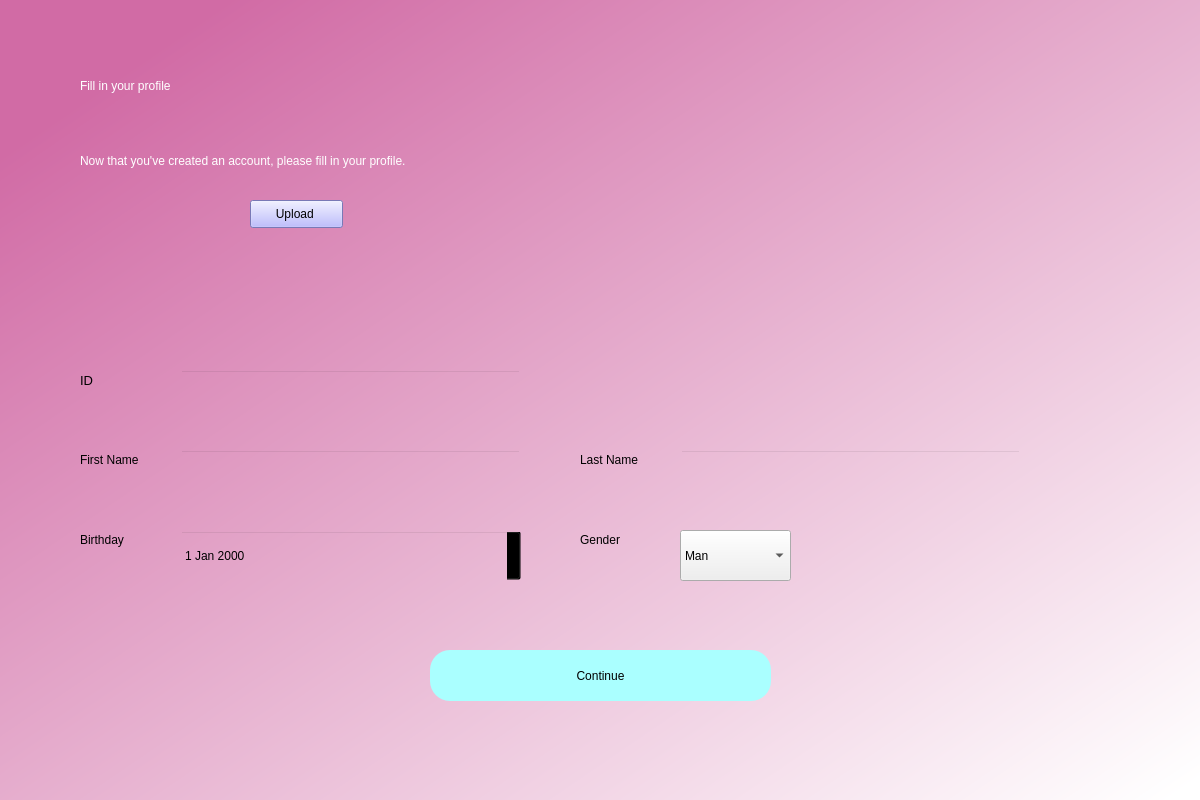
<?xml version="1.0" encoding="UTF-8"?>
<ui version="4.0">
 <class>Dialog</class>
 <widget class="QDialog" name="Dialog">
  <property name="geometry">
   <rect>
    <x>0</x>
    <y>0</y>
    <width>1200</width>
    <height>800</height>
   </rect>
  </property>
  <property name="windowTitle">
   <string>Dialog</string>
  </property>
  <widget class="QWidget" name="bgwidget" native="true">
   <property name="geometry">
    <rect>
     <x>0</x>
     <y>0</y>
     <width>1201</width>
     <height>801</height>
    </rect>
   </property>
   <property name="styleSheet">
    <string notr="true">QWidget#bgwidget{
background-color:qlineargradient(spread:pad, x1:0.091, y1:0.101636, x2:0.991379, y2:0.977, stop:0 rgba(209, 107, 165, 255), stop:1 rgba(255, 255, 255, 255));}</string>
   </property>
   <widget class="QLabel" name="label">
    <property name="geometry">
     <rect>
      <x>80</x>
      <y>50</y>
      <width>471</width>
      <height>71</height>
     </rect>
    </property>
    <property name="styleSheet">
     <string notr="true">font: 36pt &quot;MS Shell Dlg 2&quot;; color:rgb(255, 255, 255)</string>
    </property>
    <property name="text">
     <string>Fill in your profile</string>
    </property>
   </widget>
   <widget class="QLabel" name="label_2">
    <property name="geometry">
     <rect>
      <x>80</x>
      <y>140</y>
      <width>761</width>
      <height>41</height>
     </rect>
    </property>
    <property name="styleSheet">
     <string notr="true">font: 16pt &quot;MS Shell Dlg 2&quot;;color:rgb(255, 255, 255)</string>
    </property>
    <property name="text">
     <string>Now that you've created an account, please fill in your profile.</string>
    </property>
   </widget>
   <widget class="QPushButton" name="signup">
    <property name="geometry">
     <rect>
      <x>430</x>
      <y>650</y>
      <width>341</width>
      <height>51</height>
     </rect>
    </property>
    <property name="styleSheet">
     <string notr="true">border-radius:20px;
background-color: rgb(170, 255, 255);
font: 14pt &quot;MS Shell Dlg 2&quot;;</string>
    </property>
    <property name="text">
     <string>Continue</string>
    </property>
   </widget>
   <widget class="QLineEdit" name="username">
    <property name="geometry">
     <rect>
      <x>180</x>
      <y>370</y>
      <width>341</width>
      <height>51</height>
     </rect>
    </property>
    <property name="styleSheet">
     <string notr="true">background-color:rgba(0,0,0,0);
font: 12pt &quot;MS Shell Dlg 2&quot;;</string>
    </property>
   </widget>
   <widget class="QLineEdit" name="firstname">
    <property name="geometry">
     <rect>
      <x>180</x>
      <y>450</y>
      <width>341</width>
      <height>51</height>
     </rect>
    </property>
    <property name="styleSheet">
     <string notr="true">background-color:rgba(0,0,0,0);
font: 12pt &quot;MS Shell Dlg 2&quot;;</string>
    </property>
   </widget>
   <widget class="QLabel" name="lblUsername">
    <property name="geometry">
     <rect>
      <x>80</x>
      <y>370</y>
      <width>81</width>
      <height>20</height>
     </rect>
    </property>
    <property name="font">
     <font>
      <family>MS Shell Dlg 2</family>
      <pointsize>10</pointsize>
      <weight>50</weight>
      <italic>false</italic>
      <bold>false</bold>
     </font>
    </property>
    <property name="styleSheet">
     <string notr="true">font: 10pt &quot;MS Shell Dlg 2&quot;;</string>
    </property>
    <property name="text">
     <string>ID</string>
    </property>
   </widget>
   <widget class="QLabel" name="label_4">
    <property name="geometry">
     <rect>
      <x>80</x>
      <y>450</y>
      <width>81</width>
      <height>20</height>
     </rect>
    </property>
    <property name="styleSheet">
     <string notr="true">font: 10pt &quot;MS Shell Dlg 2&quot;;</string>
    </property>
    <property name="text">
     <string>First Name</string>
    </property>
   </widget>
   <widget class="QLabel" name="error">
    <property name="geometry">
     <rect>
      <x>440</x>
      <y>456</y>
      <width>341</width>
      <height>20</height>
     </rect>
    </property>
    <property name="styleSheet">
     <string notr="true">font: 12pt &quot;MS Shell Dlg 2&quot;; color:red;</string>
    </property>
    <property name="text">
     <string/>
    </property>
   </widget>
   <widget class="QLabel" name="label_5">
    <property name="geometry">
     <rect>
      <x>580</x>
      <y>450</y>
      <width>81</width>
      <height>20</height>
     </rect>
    </property>
    <property name="styleSheet">
     <string notr="true">font: 10pt &quot;MS Shell Dlg 2&quot;;</string>
    </property>
    <property name="text">
     <string>Last Name</string>
    </property>
   </widget>
   <widget class="QLineEdit" name="lastname">
    <property name="geometry">
     <rect>
      <x>680</x>
      <y>450</y>
      <width>341</width>
      <height>51</height>
     </rect>
    </property>
    <property name="styleSheet">
     <string notr="true">background-color:rgba(0,0,0,0);
font: 12pt &quot;MS Shell Dlg 2&quot;;</string>
    </property>
   </widget>
   <widget class="QDateEdit" name="birthday">
    <property name="geometry">
     <rect>
      <x>180</x>
      <y>530</y>
      <width>341</width>
      <height>51</height>
     </rect>
    </property>
    <property name="styleSheet">
     <string notr="true">background-color:rgba(0,0,0,0);
font: 12pt &quot;MS Shell Dlg 2&quot;;</string>
    </property>
   </widget>
   <widget class="QLabel" name="label_6">
    <property name="geometry">
     <rect>
      <x>80</x>
      <y>530</y>
      <width>81</width>
      <height>20</height>
     </rect>
    </property>
    <property name="styleSheet">
     <string notr="true">font: 10pt &quot;MS Shell Dlg 2&quot;;</string>
    </property>
    <property name="text">
     <string>Birthday</string>
    </property>
   </widget>
   <widget class="QLabel" name="image">
    <property name="geometry">
     <rect>
      <x>80</x>
      <y>190</y>
      <width>151</width>
      <height>141</height>
     </rect>
    </property>
    <property name="styleSheet">
     <string notr="true">border-radius:50%;</string>
    </property>
    <property name="text">
     <string/>
    </property>
    <property name="scaledContents">
     <bool>true</bool>
    </property>
   </widget>
   <widget class="QPushButton" name="pushButton">
    <property name="geometry">
     <rect>
      <x>250</x>
      <y>200</y>
      <width>93</width>
      <height>28</height>
     </rect>
    </property>
    <property name="styleSheet">
     <string notr="true">border-color: rgb(85, 0, 255);
background-color: rgb(170, 170, 255);</string>
    </property>
    <property name="text">
     <string>Upload </string>
    </property>
   </widget>
   <widget class="QComboBox" name="comboBox">
    <property name="geometry">
     <rect>
      <x>680</x>
      <y>530</y>
      <width>111</width>
      <height>51</height>
     </rect>
    </property>
    <property name="styleSheet">
     <string notr="true">border-color: rgb(0, 0, 127);
font: 12pt &quot;MS Shell Dlg 2&quot;;</string>
    </property>
    <item>
     <property name="text">
      <string>Man</string>
     </property>
    </item>
    <item>
     <property name="text">
      <string>Woman</string>
     </property>
    </item>
    <item>
     <property name="text">
      <string>Non-binary</string>
     </property>
    </item>
    <item>
     <property name="text">
      <string>Other</string>
     </property>
    </item>
   </widget>
   <widget class="QLabel" name="label_8">
    <property name="geometry">
     <rect>
      <x>580</x>
      <y>530</y>
      <width>81</width>
      <height>20</height>
     </rect>
    </property>
    <property name="styleSheet">
     <string notr="true">font: 10pt &quot;MS Shell Dlg 2&quot;;</string>
    </property>
    <property name="text">
     <string>Gender</string>
    </property>
   </widget>
  </widget>
 </widget>
 <resources/>
 <connections/>
</ui>
